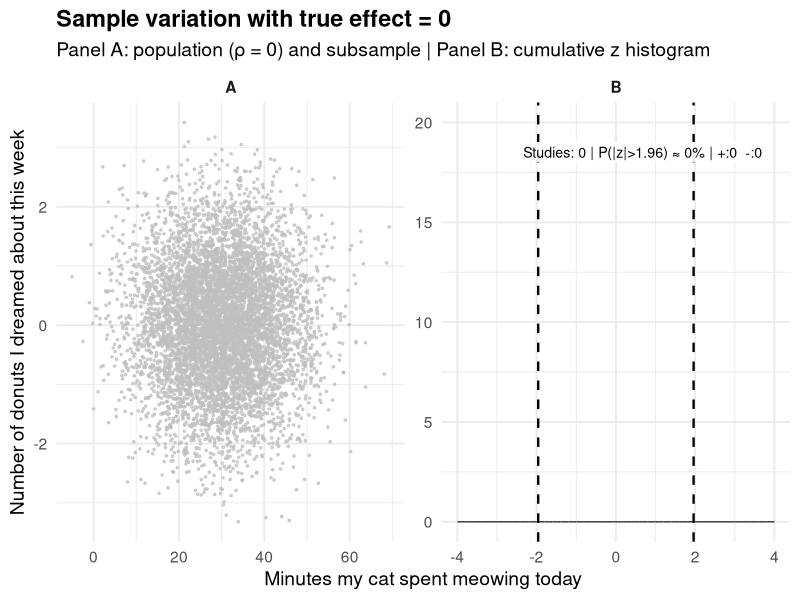

Write the R code that produced this figure.
# Paquetes
library(tidyverse)

# --- Usa los mismos parámetros que en tu animación ---
set.seed(2025) # <- igual que antes
n_poblacion <- 7000
# Etiquetas (ajústalas a las que usaste en la animación)
x_lab <- "Minutes my cat spent meowing today"
y_lab <- "Number of donuts I dreamed about this week"

# Distribución de X y Y (ρ = 0), igual que en la animación
pobl <- tibble(
  id = 1:n_poblacion,
  x  = rnorm(n_poblacion, 30, 10),
  y  = rnorm(n_poblacion, 0, 1)
)

# Definición de bins para el histograma (igual que en la animación)
breaks <- seq(-4, 4, by = 0.2)
binw <- diff(breaks)[1]
mids <- head(breaks, -1) + binw / 2

# Histograma "vacío": conteos = 0 en todos los bins
hist_vacio <- tibble(
  panel = "B",
  bin   = mids,
  count = 0
)

# Para que haya espacio para la etiqueta, forzamos un rango Y razonable en el panel B
# (no dibuja nada, solo fija el rango)
rango_y_b <- tibble(panel = "B", bin = 0, count = 20) # ajusta 20 si quieres más/menos altura

# Etiqueta del panel B
etiqueta_B <- tibble(
  panel = "B",
  x = max(breaks) - 0.2,
  y = 19, # cerca de la parte alta del rango
  label = "Studies: 0 | P(|z|>1.96) ≈ 0% | +:0  -:0"
)

# Plot combinado (facetas A y B)
p_static <- ggplot() +
  facet_wrap(~panel, ncol = 2, scales = "free") +

  # Panel A: población (sin submuestra)
  geom_point(
    data = pobl %>% mutate(panel = "A"),
    aes(x, y),
    colour = "grey75", size = 0.6, alpha = 0.7, inherit.aes = FALSE
  ) +

  # Panel B: histograma vacío
  geom_col(
    data = hist_vacio,
    aes(x = bin, y = count, group = bin),
    width = binw, fill = "grey70", colour = "grey25"
  ) +
  # Forzar rango Y del panel B sin dibujar nada
  geom_blank(data = rango_y_b, aes(x = bin, y = count)) +
  # Líneas de significancia
  geom_vline(
    data = data.frame(panel = "B"),
    aes(xintercept = -1.96), linetype = "dashed", linewidth = 0.8
  ) +
  geom_vline(
    data = data.frame(panel = "B"),
    aes(xintercept = 1.96), linetype = "dashed", linewidth = 0.8
  ) +
  # Etiqueta superior derecha del panel B
  geom_label(
    data = etiqueta_B,
    aes(x = x, y = y, label = label),
    size = 3.6, vjust = 1.0, hjust = 1.0, label.size = 0, alpha = 0.9
  ) +

  # Estilo y textos (coherentes con tu animación)
  labs(
    title = "Sample variation with true effect = 0",
    subtitle = "Panel A: population (ρ = 0) and subsample | Panel B: cumulative z histogram",
    x = x_lab, y = y_lab
  ) +
  theme_minimal(base_size = 14) +
  theme(
    plot.title = element_text(face = "bold"),
    strip.text = element_text(face = "bold")
  )

dpi_match <- 72 # o 96 si tu GIF se ve más “pequeño”
ggsave(
  "variacion_muestral_base_estatica.png",
  p_static,
  width  = 1200 / dpi_match, # pulgadas
  height =  600 / dpi_match, # pulgadas
  units  = "in",
  dpi    = dpi_match
)
